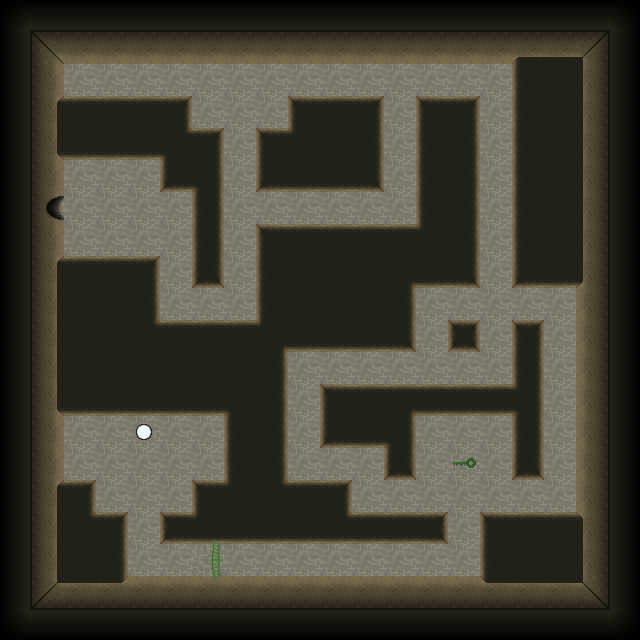

This game map was drawn from its Tiled (.tmx) file and the tilesets committed beside it. A one-line description and the full map source follow:
An orthogonal 20x20 tile map with 32x32 px tiles, 2 tile layers (base, interaction).

<map version="1.8" tiledversion="1.8.5" orientation="orthogonal" renderorder="right-down" width="20" height="20" tilewidth="32" tileheight="32" infinite="0" nextlayerid="3" nextobjectid="1">
 <tileset firstgid="1" source="../tileset/tileset.tsx" />
 <layer id="1" name="base" width="20" height="20">
  <data encoding="csv">
77,2684354638,2684354638,2684354638,2684354638,2684354638,2684354638,2684354638,2684354638,2684354638,2684354638,2684354638,2684354638,2684354638,2684354638,2684354638,2684354638,2684354638,2684354638,2684354637,
78,1610612806,1610612808,1610612808,1610612808,1610612808,1610612808,1610612808,1610612808,1610612808,1610612808,1610612808,1610612808,1610612808,1610612808,1610612808,80,1610612809,71,3221225550,
78,3221225544,1,1,1,1,1,1,1,1,1,1,1,1,1,1,2684354627,63,73,3221225550,
78,3221225546,3221225539,3221225539,3221225539,2684354622,1,1,1,62,3221225539,2684354622,1,62,2684354622,1,2684354627,63,73,3221225550,
78,1610612816,67,67,67,64,2684354622,1,62,2684354626,63,1610612803,1,2684354627,1610612803,1,2684354627,63,73,3221225550,
78,3221225544,1,1,1,1610612798,2684354639,1,1610612798,67,67,3221225534,1,2684354627,1610612803,1,2684354627,63,73,3221225550,
78,1610612811,1,1,1,1,2684354618,1,1,1,1,1,1,2684354627,1610612803,1,2684354627,63,73,3221225550,
78,3221225544,1,1,1,1,2684354618,1,62,3221225539,3221225539,3221225539,3221225539,2684354626,1610612803,1,2684354627,63,73,3221225550,
78,3221225546,3221225539,3221225539,2684354622,1,1610612796,1,2684354627,63,63,63,1610612802,67,3221225534,1,1610612798,67,74,3221225550,
78,3221225545,63,63,1610612803,1,1,1,2684354627,63,63,63,1610612803,1,1,1,1,1,72,3221225550,
78,3221225545,63,63,3221225538,3221225539,3221225539,3221225539,2684354624,67,67,67,3221225534,1,57,1,2684354620,1,72,3221225550,
78,3221225545,63,63,63,63,63,63,1610612803,1,1,1,1,1,1,1,2684354618,1,72,3221225550,
78,1610612816,67,67,67,67,67,66,1610612803,1,62,3221225539,79,3221225530,3221225530,3221225530,2684354621,1,72,3221225550,
78,3221225544,1,1,3,1,1,2684354627,1610612803,1,1610612798,67,2684354639,1,1,1,2684354618,1,72,3221225550,
78,3221225544,1,1,1,1,1,2684354627,1610612803,1,1,1,1610612796,1,1,1,1610612796,1,72,3221225550,
78,3221225546,2684354622,1,1,1,62,2684354626,3221225538,3221225539,2684354622,1,1,1,1,1,1,1,72,3221225550,
78,3221225545,3221225538,2684354622,1,60,3221225551,67,67,67,3221225541,58,58,3221225532,1,62,3221225539,3221225539,2684354640,3221225550,
78,3221225545,63,1610612803,1,1,33,1,1,1,1,1,1,1,1,2684354627,63,63,73,3221225550,
78,3221225543,2684354633,3221225552,2684354632,2684354632,2684354632,2684354632,2684354632,2684354632,2684354632,2684354632,2684354632,2684354632,2684354632,2684354634,2684354633,2684354633,2684354631,3221225550,
1610612813,1610612814,1610612814,1610612814,1610612814,1610612814,1610612814,1610612814,1610612814,1610612814,1610612814,1610612814,1610612814,1610612814,1610612814,1610612814,1610612814,1610612814,1610612814,3221225549
</data>
 </layer>
 <layer id="2" name="interaction" width="20" height="20">
  <data encoding="csv">
0,0,0,0,0,0,0,0,0,0,0,0,0,0,0,0,0,0,0,0,
0,0,0,0,0,0,0,0,0,0,0,0,0,0,0,0,0,0,0,0,
0,0,0,0,0,0,0,0,0,0,0,0,0,0,0,0,0,0,0,0,
0,0,0,0,0,0,0,0,0,0,0,0,0,0,0,0,0,0,0,0,
0,0,0,0,0,0,0,0,0,0,0,0,0,0,0,0,0,0,0,0,
0,0,0,0,0,0,0,0,0,0,0,0,0,0,0,0,0,0,0,0,
0,0,0,0,0,0,0,0,0,0,0,0,0,0,0,0,0,0,0,0,
0,0,0,0,0,0,0,0,0,0,0,0,0,0,0,0,0,0,0,0,
0,0,0,0,0,0,0,0,0,0,0,0,0,0,0,0,0,0,0,0,
0,0,0,0,0,0,0,0,0,0,0,0,0,0,0,0,0,0,0,0,
0,0,0,0,0,0,0,0,0,0,0,0,0,0,0,0,0,0,0,0,
0,0,0,0,0,0,0,0,0,0,0,0,0,0,0,0,0,0,0,0,
0,0,0,0,0,0,0,0,0,0,0,0,0,0,0,0,0,0,0,0,
0,0,0,0,0,0,0,0,0,0,0,0,0,0,0,0,0,0,0,0,
0,0,0,0,0,0,0,0,0,0,0,0,0,0,53,0,0,0,0,0,
0,0,0,0,0,0,0,0,0,0,0,0,0,0,0,0,0,0,0,0,
0,0,0,0,0,0,34,0,0,0,0,0,0,0,0,0,0,0,0,0,
0,0,0,0,0,0,0,0,0,0,0,0,0,0,0,0,0,0,0,0,
0,0,0,0,0,0,32,0,0,0,0,0,0,0,0,0,0,0,0,0,
0,0,0,0,0,0,0,0,0,0,0,0,0,0,0,0,0,0,0,0
</data>
 </layer>
</map>
